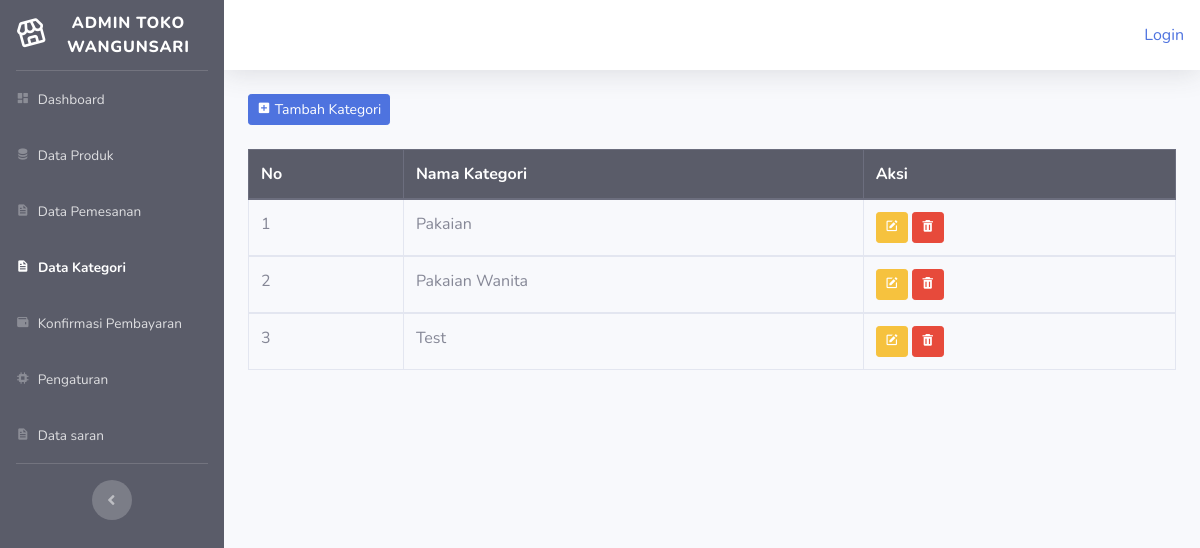
Before: /index.php/admin/data_kategori with the older database file.
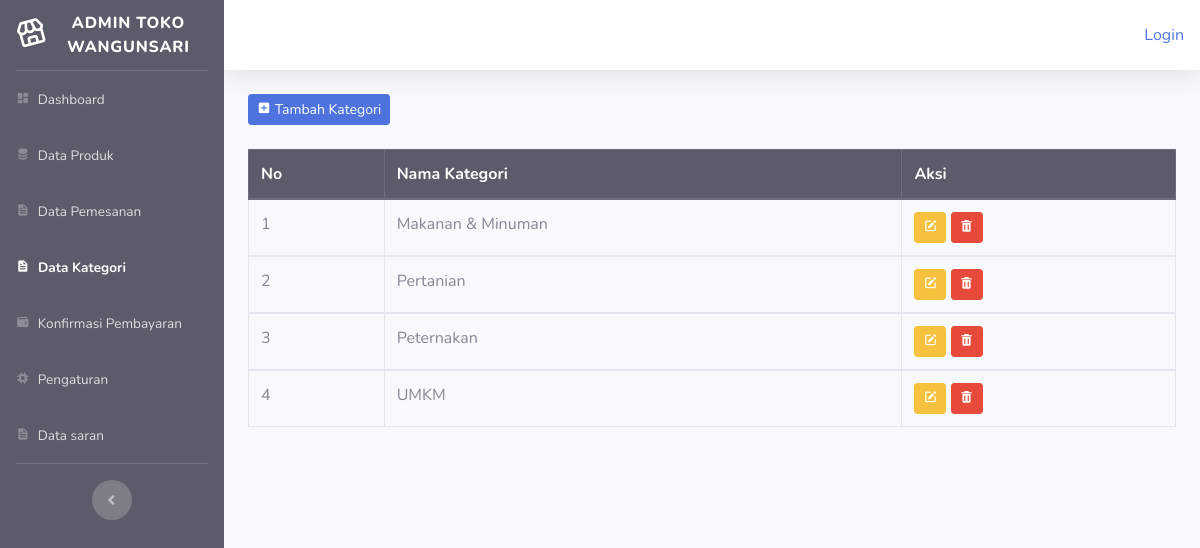
After: the same page with the newer database file.
### tables this page shows
CREATE TABLE `tb_kategori` (
  `kategori_id` int(11) NOT NULL,
  `nama_kategori` varchar(50) NOT NULL
);

### application/controllers/admin/data_kategori.php (called while the page is built, shortened)
<?php
class Data_kategori extends CI_Controller
{
  public function index()
  {
    $data['kategori'] = $this->model_categori->tampil_data()->result();
    $this->load->view('admin/template_admin/header');
    $this->load->view('admin/template_admin/sidebar');
    $this->load->view('admin/data_kategori', $data);
    $this->load->view('admin/template_admin/footer');
  }
}

### index.php (called while the page is built, shortened)
<?php
require_once BASEPATH.'core/CodeIgniter.php';

### application/models/model_categori.php (called while the page is built, shortened)
<?php
class Model_categori extends CI_Model
{
    public function tampil_data()
    {
        return $this->db->order_by('nama_kategori')->get('tb_kategori');
    }
}

### application/views/admin/data_kategori.php (the view, shortened to what this page needs)
<div class="container-fluid">
    <button class="btn btn-sm btn-primary mb-4" data-toggle="modal" data-target="#tambah_kategori"><i class='bx bxs-plus-square'></i> Tambah Kategori</button>
    <table class="table table-bordered">
        <thead class="thead-dark">
            <tr>
                <th>No</th>
                <th>Nama Kategori</th>
                <th>Aksi</th>
            </tr>
        </thead>
        <?php $no = 1;
        foreach ($kategori as $ktr) : ?>
            <tbody>
                <tr>
                    <td><?= $no++ ?></td>
                    <td><?= $ktr->nama_kategori ?></td>
                    <td>
                        <?= anchor('admin/data_kategori/edit_kategori/' . $ktr->kategori_id, '<div class="btn btn-warning btn-sm"><i class="bx bxs-edit" ></i>
                    </div>') ?>
                        <?= anchor('admin/data_kategori/delete_kategori/' . $ktr->kategori_id, '<div class="btn btn-danger btn-sm"><i class="bx bxs-trash"></i>
                    </div>') ?>
                    </td>
                </tr>
            </tbody>
        <?php endforeach; ?>
    </table>
</div>

Changed rows visible on the page:
removed tb_kategori: nama_kategori "Pakaian"
removed tb_kategori: nama_kategori "Pakaian Wanita"
removed tb_kategori: nama_kategori "Test"
added tb_kategori: nama_kategori "Makanan & Minuman"
added tb_kategori: nama_kategori "Pertanian"
added tb_kategori: nama_kategori "Peternakan"
added tb_kategori: nama_kategori "UMKM"
